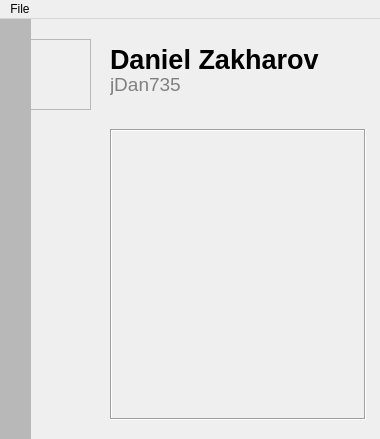
<?xml version="1.0" encoding="UTF-8"?>
<ui version="4.0">
 <class>MainWindow</class>
 <widget class="QMainWindow" name="MainWindow">
  <property name="geometry">
   <rect>
    <x>0</x>
    <y>0</y>
    <width>380</width>
    <height>439</height>
   </rect>
  </property>
  <property name="maximumSize">
   <size>
    <width>16777215</width>
    <height>439</height>
   </size>
  </property>
  <property name="windowTitle">
   <string>MainWindow</string>
  </property>
  <widget class="QWidget" name="centralwidget">
   <widget class="QPushButton" name="pushButton">
    <property name="geometry">
     <rect>
      <x>130</x>
      <y>520</y>
      <width>75</width>
      <height>261</height>
     </rect>
    </property>
    <property name="text">
     <string>PushButton</string>
    </property>
   </widget>
   <widget class="QWidget" name="widget" native="true">
    <property name="geometry">
     <rect>
      <x>0</x>
      <y>-10</y>
      <width>31</width>
      <height>431</height>
     </rect>
    </property>
    <property name="styleSheet">
     <string notr="true">background:#b8b8b8;</string>
    </property>
   </widget>
   <widget class="QLabel" name="label">
    <property name="geometry">
     <rect>
      <x>110</x>
      <y>25</y>
      <width>241</width>
      <height>31</height>
     </rect>
    </property>
    <property name="styleSheet">
     <string notr="true">font-size: 20pt;</string>
    </property>
    <property name="text">
     <string>&lt;html&gt;&lt;head/&gt;&lt;body&gt;&lt;p&gt;&lt;span style=&quot; font-weight:500;&quot;&gt;Daniel Zakharov&lt;/span&gt;&lt;/p&gt;&lt;/body&gt;&lt;/html&gt;</string>
    </property>
   </widget>
   <widget class="QLabel" name="label_2">
    <property name="geometry">
     <rect>
      <x>20</x>
      <y>20</y>
      <width>71</width>
      <height>71</height>
     </rect>
    </property>
    <property name="styleSheet">
     <string notr="true"/>
    </property>
    <property name="text">
     <string>&lt;html&gt;&lt;head/&gt;&lt;body&gt;&lt;p&gt;&lt;img width=71 src=&quot;:/avatar/img/avatar/ava.png&quot;/&gt;&lt;/p&gt;&lt;/body&gt;&lt;/html&gt;</string>
    </property>
   </widget>
   <widget class="QLabel" name="label_3">
    <property name="geometry">
     <rect>
      <x>110</x>
      <y>50</y>
      <width>91</width>
      <height>31</height>
     </rect>
    </property>
    <property name="styleSheet">
     <string notr="true">font-size: 14pt; color: gray;</string>
    </property>
    <property name="text">
     <string>jDan735</string>
    </property>
   </widget>
   <widget class="QFrame" name="frame">
    <property name="geometry">
     <rect>
      <x>20</x>
      <y>20</y>
      <width>71</width>
      <height>71</height>
     </rect>
    </property>
    <property name="frameShape">
     <enum>QFrame::StyledPanel</enum>
    </property>
    <property name="frameShadow">
     <enum>QFrame::Raised</enum>
    </property>
   </widget>
   <widget class="QScrollArea" name="scrollArea">
    <property name="geometry">
     <rect>
      <x>110</x>
      <y>110</y>
      <width>256</width>
      <height>291</height>
     </rect>
    </property>
    <property name="frameShape">
     <enum>QFrame::Box</enum>
    </property>
    <property name="widgetResizable">
     <bool>true</bool>
    </property>
    <widget class="QWidget" name="scrollAreaWidgetContents">
     <property name="geometry">
      <rect>
       <x>0</x>
       <y>0</y>
       <width>252</width>
       <height>287</height>
      </rect>
     </property>
     <layout class="QVBoxLayout" name="verticalLayout"/>
    </widget>
   </widget>
  </widget>
  <widget class="QMenuBar" name="menubar">
   <property name="geometry">
    <rect>
     <x>0</x>
     <y>0</y>
     <width>380</width>
     <height>21</height>
    </rect>
   </property>
   <widget class="QMenu" name="menuFile">
    <property name="title">
     <string>File</string>
    </property>
   </widget>
   <addaction name="menuFile"/>
  </widget>
 </widget>
 <resources/>
 <connections/>
</ui>
